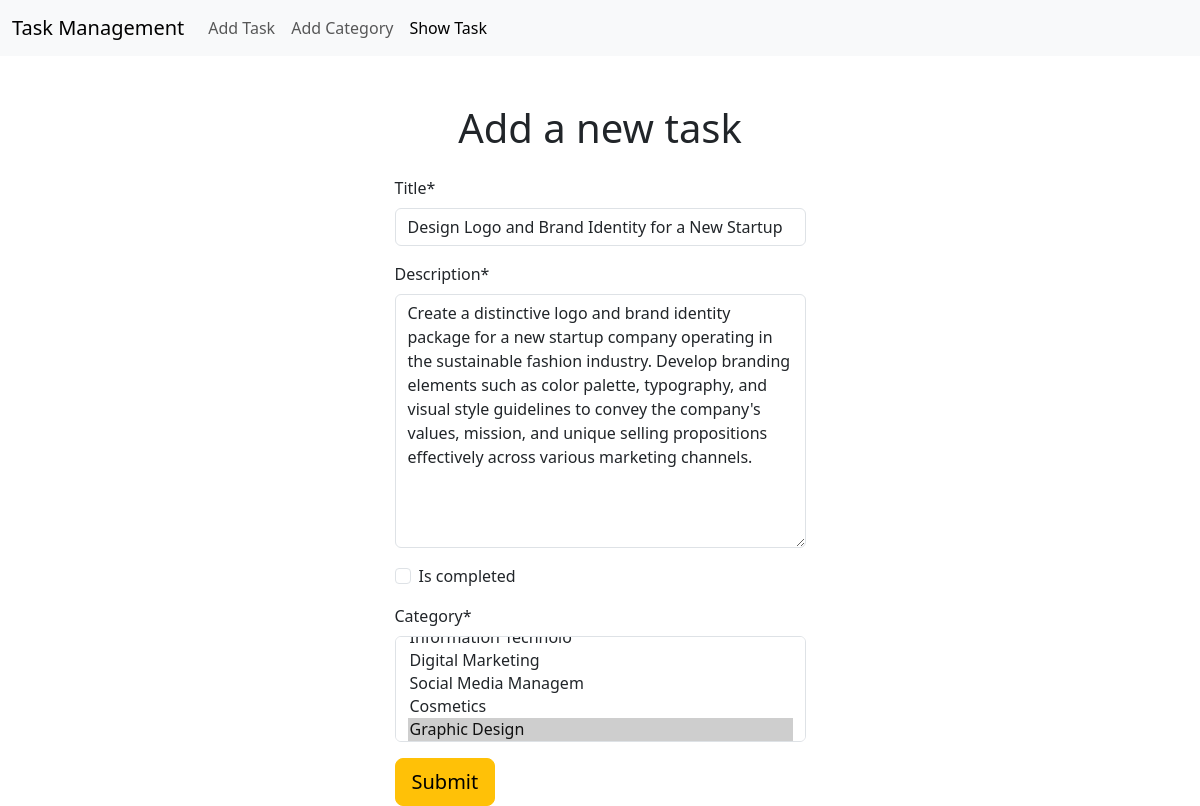
The app's page /task/edit/13 with its own data.
### task/models.py (models this page shows, shortened)
class Task(models.Model):
    title=models.CharField(max_length=50)
    description=models.TextField()
    is_completed=models.BooleanField(default=False)
    assigned_date=models.DateField(auto_now_add=True)
    category=models.ManyToManyField(Category)

### task/views.py (the view)
# urls.py: path('edit/<int:id>',views.edit_task,name='edit_task'),
def edit_task(request,id):
    task= Task.objects.get(pk=id)
    task_form=TaskForm(instance=task)
    if request.method == 'POST':
        task_form=TaskForm(request.POST, instance=task)
        if task_form.is_valid():
            task_form.save()
            return redirect('home')
    return render(request,'task_form.html',{'form':task_form})

### task/forms.py
class TaskForm(forms.ModelForm):
    class Meta:
        model = Task
        fields = '__all__'

### category/models.py (called while the page is built)
    def __str__(self) -> str:
        return self.name

### task/templates/task_form.html (shortened to what this page needs)
{% extends 'base.html' %}
{% load crispy_forms_tags %}
{% block content %}
<div class="container d-flex flex-column align-items-center justify-conten-center">
    <h1 class="mt-5">Add a new task</h1>
    <div class="mt-3">
        <form action="" method="post">
            {{form | crispy}}
            <button type="submit" class="btn btn-lg btn-warning ">Submit</button>
        </form>
    </div>
</div>
{% endblock %}

### records on screen
Task: title "Design Logo and Brand Identity for a New Startup", description "Create a distinctive logo and brand identity package for a new startup company operating in the sustainable fashion industry. Develop branding elements such as color palette, typography, and visual style guidelines to convey the company's values, mission, and unique selling propositions effectively across various marketing channels."
